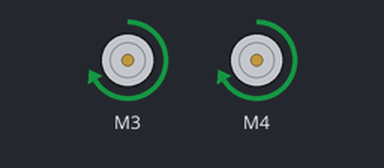
Bench run of a sketch on a simulated Arduino Uno, built with avr-gcc and run on an emulated ATmega328P. Parts: 2 × DC motor (green arrow = forward, orange = backward, longer = faster).

Above: at 0.5 s.
At 1.5 s:
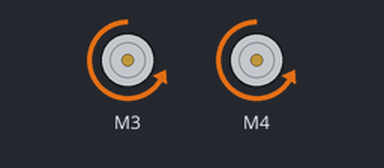
At 2.5 s:
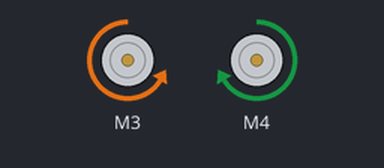
At 4.5 s:
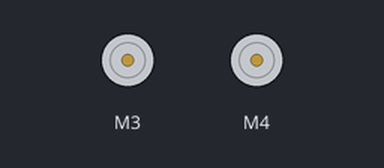
Timing chart, 0 to 6.5 s (numbered marks = the images above):
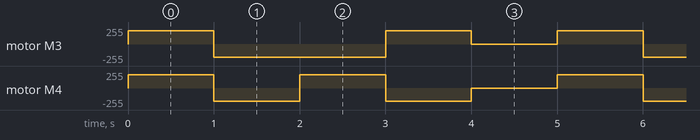

Measured:
- by itself, motor M3: repeats every 5.0 s: backward 200/255 2.0 s, forward 200/255 1.0 s, stopped 1.0 s, forward 200/255 1.0 s
- by itself, motor M4: repeats every 5.0 s: backward 200/255 1.0 s, forward 200/255 1.0 s, backward 200/255 1.0 s, stopped 1.0 s, forward 200/255 1.0 s

The sketch:

fourWheelUsingShield.ino
```cpp
#include <AFMotor.h>

AF_DCMotor RightMotors(3, MOTOR12_1KHZ);
AF_DCMotor LeftMotors(4, MOTOR12_1KHZ);

char t;

void setup()
{

  Serial.begin(9600);

  RightMotors.setSpeed(250);
  LeftMotors.setSpeed(250);
}

void loop()
{
  Forward();
  delay(1000);
  Backward();
  delay(1000);
  LeftTurn();
  delay(1000);
  RightTurn();
  delay(1000);
  Stop();
  delay(1000);
}

void Stop()
{
  RightMotors.run(RELEASE);
  LeftMotors.run(RELEASE);
}

void Forward()
{
  RightMotors.run(FORWARD);
  LeftMotors.run(FORWARD);
  RightMotors.setSpeed(200);
  LeftMotors.setSpeed(200);
}

void Backward()
{
  RightMotors.run(BACKWARD);
  LeftMotors.run(BACKWARD);
  RightMotors.setSpeed(200);
  LeftMotors.setSpeed(200);
}

void RightTurn()
{
  RightMotors.run(FORWARD);
  LeftMotors.run(BACKWARD);
  RightMotors.setSpeed(200);
  LeftMotors.setSpeed(200);
}

void LeftTurn()
{
  RightMotors.run(BACKWARD);
  LeftMotors.run(FORWARD);
  RightMotors.setSpeed(200);
  LeftMotors.setSpeed(200);
}
```
